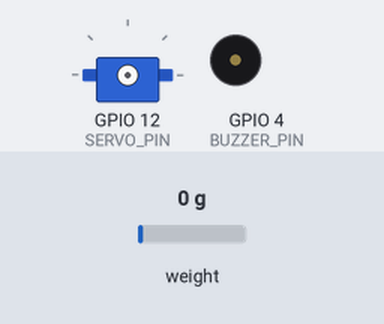
Recording of a sketch running on a simulated ESP8266 (NodeMCU). On the bench: servo, buzzer (waves = sounding, pin HIGH). The test bench sets the inputs (shaded band); at power-on: weight on the scale 0 g. WiFi joins after 1.5 s; servers stay silent unless stated; uploads are accepted with an empty reply; what the sketch prints to the serial monitor is not drawn.

Above: at 0.0 s.
At 8.1 s:
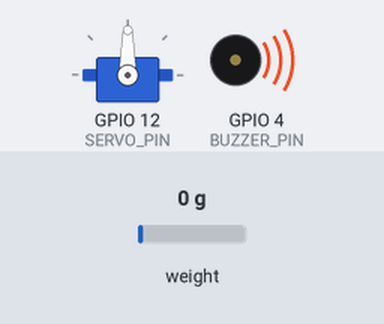
Timing chart, 0 to 9.6 s (numbered marks = the images above):
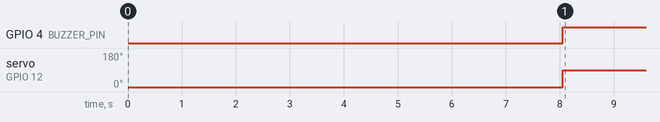

Measured:
- by itself, GPIO 4 (BUZZER_PIN): LOW → HIGH at 8.1 s
- by itself, servo on GPIO 12 (SERVO_PIN): 0° → 90° at 8.1 s

The sketch:

saline_arduino_final.ino
```cpp
#include <HX711.h>
#include <ESP8266WiFi.h>
#include <ESP8266HTTPClient.h>
#include <Servo.h>

// ---- WIFI CONFIG ----
const char* ssid     = "Iqoo123";
const char* password = "12345678";
const char* serverURL = "http://192.168.1.9:5000/update";

// ---- PIN CONFIG ----
#define DOUT_PIN 14   // DT  -> GPIO14
#define SCK_PIN  13   // SCK -> GPIO13
#define SERVO_PIN 12   // GPIO12
#define BUZZER_PIN 4   // GPIO4

HX711 scale;
Servo alertServo;

// Keep the calibration value that matches YOUR sensor.
// This is separate from the 160g full-scale reference.
float calibrationFactor = -75.0;

// Fixed max saline weight for percentage calculation.
const float fullBagWeight = 160.0;

bool alertActive = false;

float readAverageWeight(uint8_t samples = 10) {
  float total = 0.0;
  for (uint8_t i = 0; i < samples; i++) {
    total += scale.get_units(1);
    delay(5);
  }
  return total / samples;
}

void setup() {
  Serial.begin(115200);

  // HX711 setup
  scale.begin(DOUT_PIN, SCK_PIN);
  scale.set_scale(calibrationFactor);
  scale.tare(20);
  delay(1500);
  scale.tare(20);

  // Servo setup
  alertServo.attach(SERVO_PIN);
  alertServo.write(0);

  // Buzzer setup
  pinMode(BUZZER_PIN, OUTPUT);
  digitalWrite(BUZZER_PIN, LOW);

  // WiFi connect
  WiFi.begin(ssid, password);
  Serial.print("Connecting to WiFi");

  while (WiFi.status() != WL_CONNECTED) {
    delay(500);
    Serial.print(".");
  }

  Serial.println("\nConnected!");
  Serial.println("ESP IP: " + WiFi.localIP().toString());
}

void loop() {
  if (WiFi.status() != WL_CONNECTED) {
    WiFi.begin(ssid, password);
    delay(1000);
    return;
  }

  if (!scale.is_ready()) {
    Serial.println("HX711 not ready");
    delay(1000);
    return;
  }

  float currentWeight = readAverageWeight(10);

  if (currentWeight < 5.0) currentWeight = 0.0;

  float percentage = (currentWeight / fullBagWeight) * 100.0;
  percentage = constrain(percentage, 0, 100);

  Serial.println("Weight: " + String(currentWeight, 2) + " | " + String(percentage, 1) + "%");

  if (percentage < 30.0 && !alertActive) {
    alertActive = true;
    alertServo.write(90);
    digitalWrite(BUZZER_PIN, HIGH);
  } else if (percentage >= 30.0 && alertActive) {
    alertActive = false;
    alertServo.write(0);
    digitalWrite(BUZZER_PIN, LOW);
  }

  WiFiClient client;
  HTTPClient http;
  http.begin(client, serverURL);
  http.addHeader("Content-Type", "application/x-www-form-urlencoded");

  String postData = "weight=" + String(currentWeight, 2) +
                    "&percentage=" + String(percentage, 1) +
                    "&alert=" + String(alertActive ? "1" : "0");

  int httpCode = http.POST(postData);
  Serial.println("HTTP: " + String(httpCode));
  http.end();

  delay(2000);
}
```
